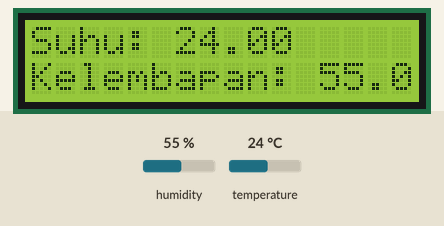
A sketch run on a simulated Arduino Uno, built with avr-gcc and run on an emulated ATmega328P. Shown: 16×2 character LCD. The test bench sets the inputs (shaded band); at power-on: humidity 55 %, temperature 24 °C.

Above: at 1.2 s.
1.3 s: humidity set to 22 %
At 3.0 s:
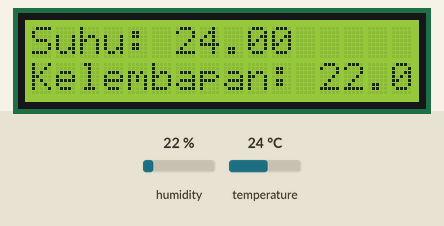
7.4 s: temperature set to 12 °C
At 8.8 s:
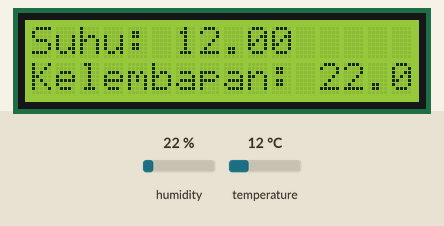
11.8 s: humidity set to 40 %
At 13.5 s:
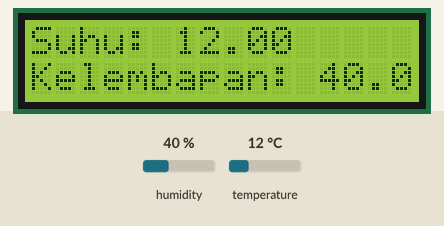
15.9 s: temperature set to 19 °C
At 16.9 s:
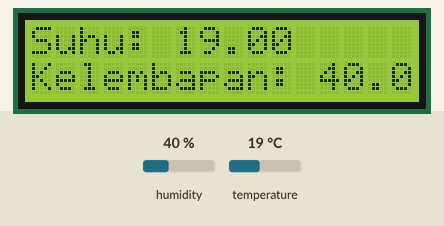
Timing chart, 0 to 18.9 s (numbered marks = the images above; inputs shaded):
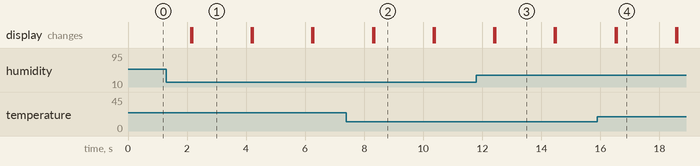

The sketch:

project_ukur_suhu_kelembaban_dht11_output_lcd.ino
```cpp
#include <Wire.h>
#include <LiquidCrystal_I2C.h>
#include "DHT.h"

#define DHTPIN A0
#define DHTTYPE DHT11
LiquidCrystal_I2C lcd(0x27, 16, 2);
DHT dht(DHTPIN, DHTTYPE);

float t;
float h;

void setup() {
  // put your setup code here, to run once:
  dht.begin();
    lcd.init();
    lcd.backlight();
}

void loop() {
  // put your main code here, to run repeatedly:
  t = dht.readTemperature();
  h = dht.readHumidity();
  lcd.setCursor(0, 0);
    lcd.print("Suhu: ");
  lcd.print(t);
  lcd.setCursor(0, 1);
  lcd.print("Kelembapan: ");
  lcd.print(h);
  delay(2000);
  lcd.clear();
}
```

Measured:
- after the input at 1.3 s, the display: first differs from a run without the input after 0.87 s (image 1)
- after the input at 7.4 s, the display: first differs from a run without the input after 0.93 s (image 2)
- after the input at 11.8 s, the display: first differs from a run without the input after 0.64 s (image 3)
- after the input at 15.9 s, the display: first differs from a run without the input after 0.65 s (image 4)
- what the display in image 1 shows lasts 2.0 s, from 2.2 s to 4.2 s
